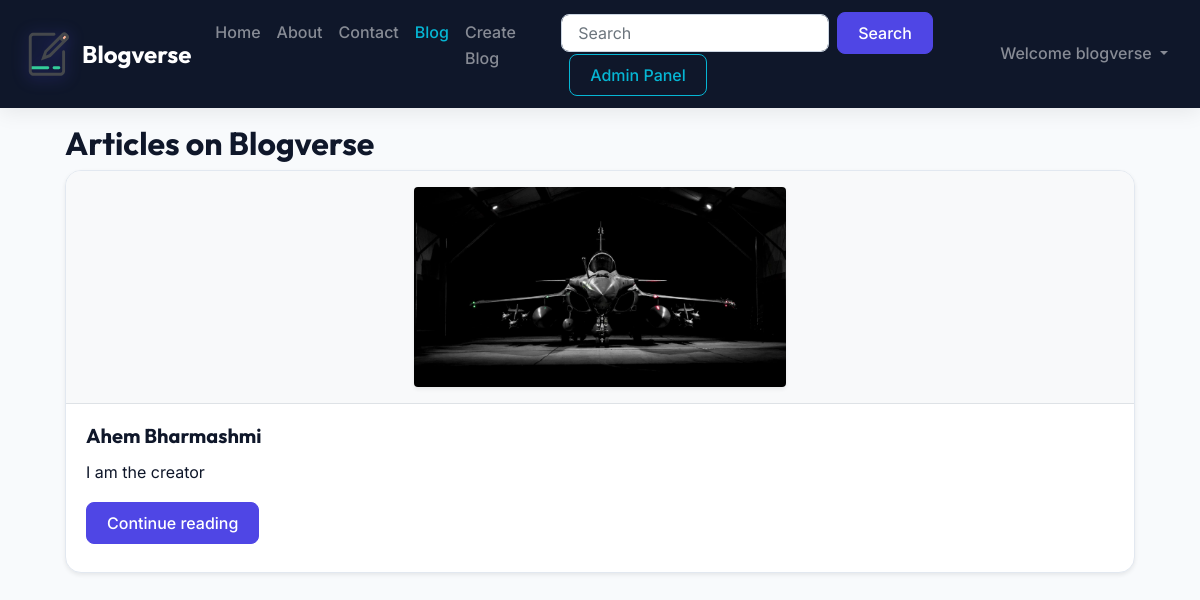
Page /blog/ (signed in) on the committed database.
### blog/models.py (models this page shows, shortened)
class Post(models.Model):
    sno = models.AutoField(primary_key=True)
    title = models.CharField(max_length=255)
    author = models.CharField(max_length=255)
    slug = models.CharField(max_length=130, default='title')
    views = models.IntegerField(default=0)
    timeStamp = models.DateTimeField(blank=True, auto_now_add=True)
    file = models.FileField(upload_to='uploads/', null=True, blank=True)
    content = models.TextField()

### blog/views.py (the view)
# urls.py: path("", views.blogHome, name="bloghome"),
def blogHome(request):
    allPosts = Post.objects.all()
    context = {'allPosts': allPosts}
    return render(request, "blog/blogHome.html", context)

### templates/blog/blogHome.html (shortened to what this page needs)
{% extends 'base.html' %}
{% block blogactive %} active {% endblock blogactive %}
{% block body %}
<div class="container my-3">
    <h2>Articles on Blogverse</h2>
    {% for post in allPosts %}
    <div class="card shadow-sm mb-4">
        {% if post.file %}
        <div class="text-center bg-light p-3 border-bottom">
            {% if ".mp4" in post.file.url|lower or ".mov" in post.file.url|lower %}
            <video width="100%" style="max-height: 250px; max-width: 400px; border-radius: 8px;" controls>
                <source src="{{ post.file.url }}" type="video/mp4">
                Your browser does not support the video tag.
            </video>
            {% else %}
            <img src="{{ post.file.url }}" alt="{{ post.title }}" class="rounded shadow-sm" style="max-height: 200px; max-width: 100%; object-fit: cover;">
            {% endif %}
        </div>
        {% endif %}
        <div class="card-body">
            <div class="head">
                <h5 class="card-title">{{ post.title }}</h5>
            </div>
            <p class="card-text mb-auto">{{ post.content | safe | truncatechars:200}}</p>
            <div class="my-2">
                <a href="{% url 'blogPost' slug=post.slug %}" role="button" class="btn btn-primary">Continue reading</a>
            </div>
        </div>
    </div>
    <br>
    <br>
    {% endfor %}
</div>
{% endblock %}

### templates/base.html (shortened to what this page needs)
{% load static %}
<!doctype html>
<html lang="en">
<head>
  <link rel="stylesheet" href="https://stackpath.bootstrapcdn.com/bootstrap/4.5.2/css/bootstrap.min.css"
>
  <link rel="stylesheet" href="{% static 'css/style.css' %}">
</head>
<body>
<nav class="navbar navbar-expand-lg navbar-dark bg-dark">
  <a class="navbar-brand" href="{% url 'home' %}">
    <img
      src="/static/img/logo.svg"
      alt="logo.svg"
      width="50px"
      height="50px"
    />
    <strong>Blogverse</strong>
  </a>
  <div class="collapse navbar-collapse" id="navbarSupportedContent">
    <ul class="navbar-nav mr-auto">
      <li class="nav-item {% block homeactive %}{% endblock homeactive %}">
        <a class="nav-link" href="{% url 'home' %}">Home</a>
      </li>
      <li class="nav-item {% block aboutactive %}{% endblock aboutactive %}">
        <a class="nav-link" href="{% url 'about' %}">About</a>
      </li>
      <li class="nav-item {% block contactactive %}{% endblock contactactive %}">
        <a class="nav-link" href="{% url 'contact' %}">Contact</a>
      </li>
      <li class="nav-item {% block blogactive %}{% endblock blogactive %}">
        <a class="nav-link" href="{% url 'bloghome' %}">Blog</a>
      </li>
      <li class="nav-item {% block createblogactive %}{% endblock createblogactive %}">
        <a class="nav-link" href="{% url 'createblog' %}">Create Blog</a>
      </li>
      <li class="nav-item">
        <form method="get" action="{% url 'search' %}" class="form-inline my-2 my-lg-0 ml-lg-3">
          <input class="form-control mr-sm-2" type="search" placeholder="Search" name="query" id="query">
          <button class="btn btn-primary" type="submit">Search</button>
          {% if user.is_staff %}
            <a href="/admin" target="_blank" class="btn btn-outline-success ml-2 mt-2 mt-lg-0">Admin Panel</a>
          {% endif %}
        </form>
      </li>
    </ul>
    {% if user.is_authenticated %}
      <ul class="navbar-nav ml-auto">
        <li class="nav-item dropdown">
          <a class="nav-link dropdown-toggle" href="#" id="navbarDropdown" role="button" data-toggle="dropdown">
            Welcome {{ request.user }}
          </a>
        </li>
      </ul>
    {% endif %}
  </div>
</nav>
  {% block body %} {% endblock body %}
</body>
</html>

### static/css/style.css (style rules this page uses)
:root { --primary-color: #4f46e5; --primary-hover: #4338ca; --secondary-color: #06b6d4; --background-color: #f8fafc; --card-bg: #ffffff; --text-main: #0f172a; --text-muted: #64748b; --nav-bg: #0f172a; --footer-bg: #0f172a; --accent-glow: rgba(79, 70, 229, 0.15); }
body { font-family: 'Inter', sans-serif; background-color: var(--background-color); color: var(--text-main); line-height: 1.6; }
h1, h2, h3, h4, h5, h6 { font-family: 'Outfit', sans-serif; font-weight: 700; color: var(--text-main); }
.navbar { background-color: var(--nav-bg) !important; padding: 0.75rem 1.5rem; box-shadow: 0 4px 20px rgba(0, 0, 0, 0.08); }
.navbar-brand { font-family: 'Outfit', sans-serif; font-size: 1.5rem; display: flex; align-items: center; gap: 0.5rem; }
.navbar-brand img { filter: drop-shadow(0 2px 8px rgba(79, 70, 229, 0.4)); }
.nav-link { font-weight: 500; transition: color 0.2s ease-in-out; }
.navbar-nav .nav-item.active .nav-link, .navbar-nav .nav-item:hover .nav-link { color: var(--secondary-color) !important; }
.btn { border-radius: 8px; font-weight: 500; padding: 0.5rem 1.25rem; transition: all 0.2s ease; }
.btn-primary { background-color: var(--primary-color); border-color: var(--primary-color); }
.btn-outline-success { color: var(--secondary-color); border-color: var(--secondary-color); }
.card { background: var(--card-bg); border: 1px solid #e2e8f0; border-radius: 16px; box-shadow: 0 4px 6px -1px rgba(0, 0, 0, 0.05), 0 2px 4px -1px rgba(0, 0, 0, 0.03); transition: all 0.3s cubic-bezier(0.4, 0, 0.2, 1); overflow: hidden; }
.card-title { font-weight: 700; color: var(--text-main); }
.form-control { border-radius: 8px; border: 1px solid #cbd5e1; padding: 0.625rem 1rem; transition: all 0.2s ease-in-out; }
.container { max-width: 1100px; }

### rows in the picture
Post: file (picture), title "Ahem Bharmashmi", content "I am the creator"

### other values in the picture
{{ request.user }} "blogverse"
